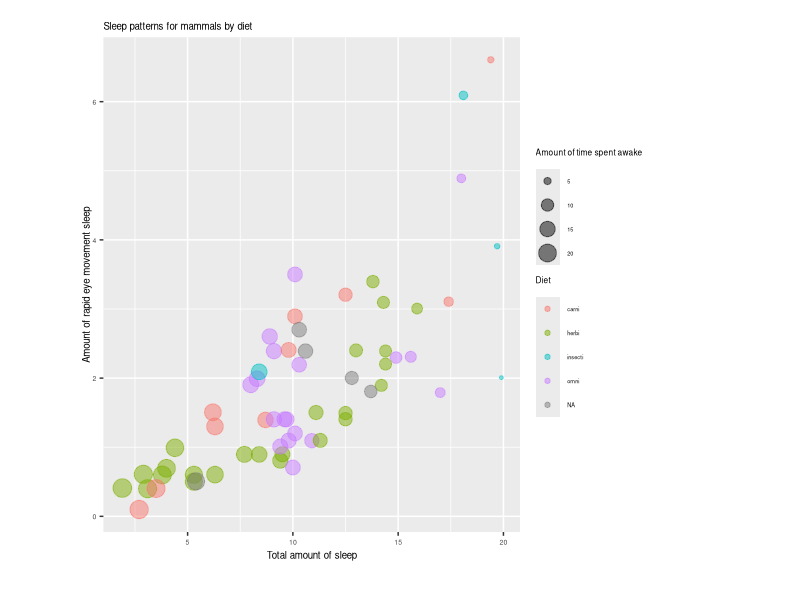

R code for this plot:
## ---- chunk 1
knitr::opts_chunk$set(error = TRUE, fig.width = 6, fig.asp = 0.618)
library(ggplot2)
## ---- chunk 2
ggplot(data = msleep, mapping = aes(x = sleep_total, y =  sleep_rem, color=vore, size=awake))+ geom_jitter(position=position_jitter(width = 0.001, height =0.01),alpha=.5) + theme(legend.text = element_text(size=4, vjust=0.5)) + theme(legend.title = element_text(size=6, vjust=3)) + theme(legend.margin=margin(t = 0, unit='cm'))+ theme(plot.margin = unit(c(.5,4,1,2), "cm")) + theme(plot.title=element_text(size=7, vjust=0)) + theme(axis.title.y=element_text(size=7, angle=90, vjust=-0.5)) + theme(axis.title.x=element_text(size=7,vjust=.9)) + theme(axis.text.y= element_text(size = 5)) + theme(axis.text.x= element_text(size = 5)) + labs(title="Sleep patterns for mammals by diet", x= "Total amount of sleep", y="Amount of rapid eye movement sleep",color = "Diet", size = "Amount of time spent awake")
## ---- chunk 3
knitr::include_graphics("https://pngimg.com/uploads/cow/cow_PNG50557.png")
